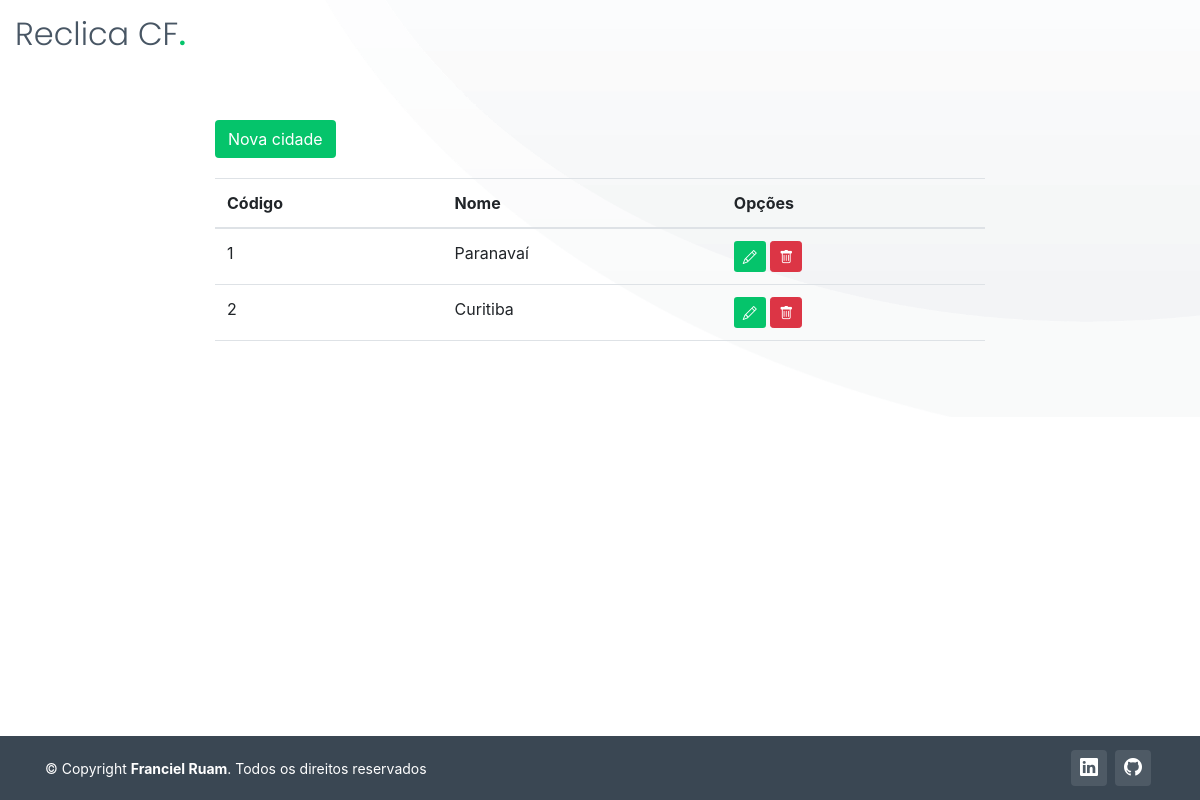
The page /listar/cidades/ (signed in) on the database its author committed.
### cadastro/models.py (models this page shows, shortened)
class Cidade(models.Model):
    nome = models.CharField(max_length=150, verbose_name="Cidade")
    estado = models.ForeignKey(Estado, on_delete=models.PROTECT)

### cadastro/views.py (the view)
# urls.py: path('listar/cidades/', CidadeList.as_view(), name='listar-cidade'),
class CidadeList(GroupRequiredMixin, LoginRequiredMixin, ListView):
    model = Cidade
    group_required = u"Administrador"
    template_name = "cadastro/listas/cidades.html"

### cadastro/templates/cadastro/listas/cidades.html (shortened to what this page needs)
{% extends 'paginas/modelo.html' %}
{% load static %}
{% block conteudo2 %}
<div id="hero-animated" class="hero-animated">
    <div class="container col-lg-8"">
        <a href="{% url 'cadastrar-cidade' %}" class="btn btn-success float-left"
            style="margin-bottom: 20px; background-color: #05c46b; border-color: transparent;">
            Nova cidade
        </a>
        <div class="table-responsive">
            <table class="table">
                <thead>
                    <tr>
                        <th>Código</th>
                        <th>Nome</th>
                        <th>Opções</th>
                    </tr>
                </thead>
                <tbody>
                    {% for obj in object_list %}
                    <tr>
                        <td>{{ obj.pk }}</td>
                        <td>{{ obj.nome }}</td>
                        <td>
                            <a href="{% url 'editar-cidade' obj.pk %}" class="btn btn-success btn-sm" title="Editar"
                                style="background-color: #05c46b; border-color: transparent;">
                                <i class="bi bi-pencil" aria-hidden="true"></i>
                            </a>
                            <a href="{% url 'excluir-cidade' obj.pk %}" class="btn btn-danger btn-sm" title="Excluir">
                                <i class="bi bi-trash" aria-hidden="true"></i>
                            </a>
                        </td>
                    </tr>
                    {% empty %}
                    <tr>
                        <td colspan="100%">Nenhum registro encontrado.</td>
                    </tr>
                    {% endfor %}
                </tbody>
            </table>
        </div>
    </div>
</div>
{% endblock %}

### static/css/variables-green.css (style rules this page uses)
:root { --font-default: 'Open Sans', system-ui, -apple-system, "Segoe UI", Roboto, "Helvetica Neue", Arial, "Noto Sans", "Liberation Sans", sans-serif, "Apple Color Emoji", "Segoe UI Emoji", "Segoe UI Symbol", "Noto Color Emoji"; --font-primary: 'Source Sans Pro', sans-serif; --font-secondary: 'Poppins', sans-serif; --color-default: #1a1f24; --color-default-rgb: 26, 31, 36; --color-links: #05c46b; --color-links-hover: #1de789; --color-primary: #05c46b; --color-primary-light: #1de789; --color-primary-dark: #01a156; --color-primary-rgb: 5, 196, 107; --color-primary-light-rgb: 29, 231, 137; --color-primary-dark-rgb: 1, 161, 86; --color-secondary: #485664; --color-secondary-light: #8f9fae; --color-secondary-dark: #3a4753; --color-secondary-rgb: 72, 86, 100; --color-secondary-light-rgb: 143, 159, 174; --color-secondary-dark-rgb: 58, 71, 83; --color-blue: #0d6efd; --color-blue-rgb: 13, 110, 253; --color-indigo: #6610f2; --color-indigo-rgb: 102, 16, 242; --color-purple: #6f42c1; --color-purple-rgb: 111, 66, 193; --color-pink: #f3268c; --color-pink-rgb: 243, 38, 140; --color-red: #df1529; --color-red-rgb: 223, 21, 4; --color-orange: #fd7e14; --color-orange-rgb: 253, 126, 20; --color-yellow: #ffc107; --color-yellow-rgb: 255, 193, 7; --color-green: #059652; --color-green-rgb: 5, 150, 82; --color-teal: #20c997; --color-teal-rgb: 32, 201, 151; --color-cyan: #0dcaf0; --color-cyan-rgb: 13, 202, 240; --color-white: #ffffff; --color-white-rgb: 255, 255, 255; --color-gray: #6c757d; --color-gray-rgb: 108, 117, 125; --color-black: #000000; --color-black-rgb: 0, 0, 0; }
:root { --bs-blue: var(--color-blue); --bs-indigo: var(--color-indigo); --bs-purple: var(--color-purple); --bs-pink: var(--color-pink); --bs-red: var(--color-red); --bs-orange: var(--color-orange); --bs-yellow: var(--color-yellow); --bs-green: var(--color-green); --bs-teal: var(--color-teal); --bs-cyan: var(--color-cyan); --bs-white: var(--color-white); --bs-gray: var(--color-gray); --bs-gray-dark: #343a40; --bs-gray-100: #f8f9fa; --bs-gray-200: #e9ecef; --bs-gray-300: #dee2e6; --bs-gray-400: #ced4da; --bs-gray-500: #adb5bd; --bs-gray-600: #6c757d; --bs-gray-700: #495057; --bs-gray-800: #343a40; --bs-gray-900: #212529; --bs-primary: var(--color-blue); --bs-secondary: var(--color-blue); --bs-success: #198754; --bs-info: #0dcaf0; --bs-warning: #ffc107; --bs-danger: #dc3545; --bs-light: #f8f9fa; --bs-dark: #212529; --bs-primary-rgb: var(--color-primary-rgb); --bs-secondary-rgb: var(--color-secondary-rgb); --bs-success-rgb: 25, 135, 84; --bs-info-rgb: 13, 202, 240; --bs-warning-rgb: 255, 193, 7; --bs-danger-rgb: 220, 53, 69; --bs-light-rgb: 248, 249, 250; --bs-dark-rgb: 33, 37, 41; --bs-white-rgb: var(--color-white-rgb); --bs-black-rgb: var(--color-black-rgb); --bs-body-color-rgb: var(--color-default-rgb); --bs-body-bg-rgb: 255, 255, 255; --bs-font-sans-serif: var(--font-default); --bs-font-monospace: SFMono-Regular, Menlo, Monaco, Consolas, "Liberation Mono", "Courier New", monospace; --bs-gradient: linear-gradient(180deg, rgba(255, 255, 255, 0.15), rgba(255, 255, 255, 0)); --bs-body-font-family: var(--font-default); --bs-body-font-size: 1rem; --bs-body-font-weight: 400; --bs-body-line-height: 1.5; --bs-body-color: var(--color-default); --bs-body-bg: #fff; }

### static/css/main.css (style rules this page uses)
html, body { margin:0; padding:0; height:100%; }
:root { scroll-behavior: smooth; }
a { color: var(--color-links); text-decoration: none; }
.hero-animated { width: 100%; min-height: 50vh; background: url("../img/hero-bg.png") center center; background-size: cover; position: relative; padding: 120px 0 60px; }

### rows shown on the page
Cidade: pk "1", nome "Paranavaí"
Cidade: pk "2", nome "Curitiba"
